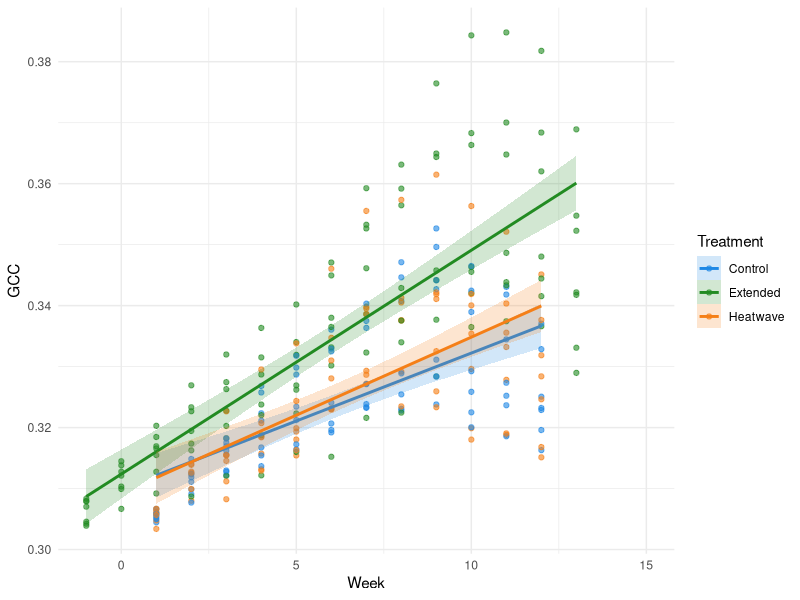
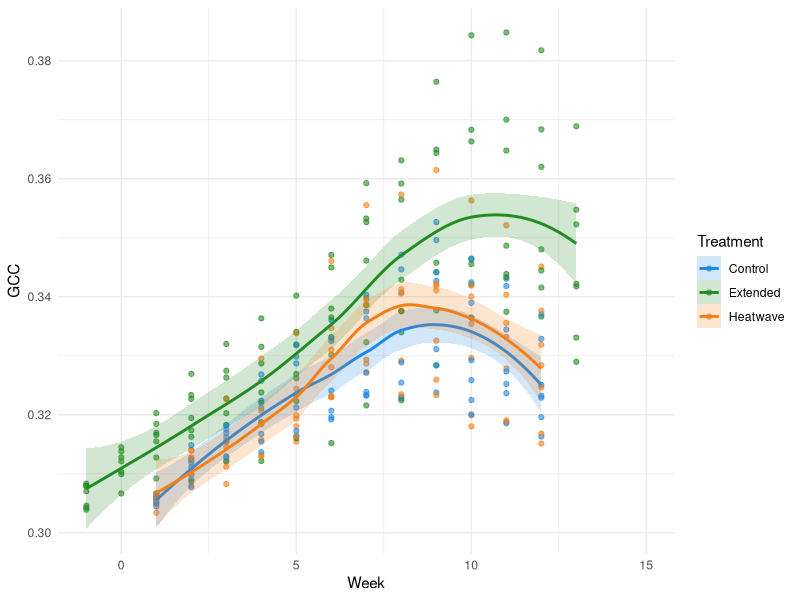
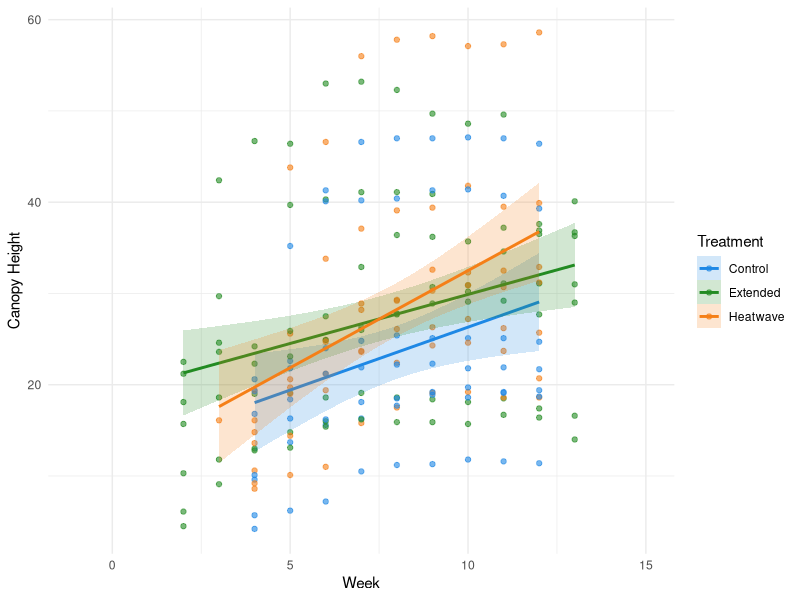
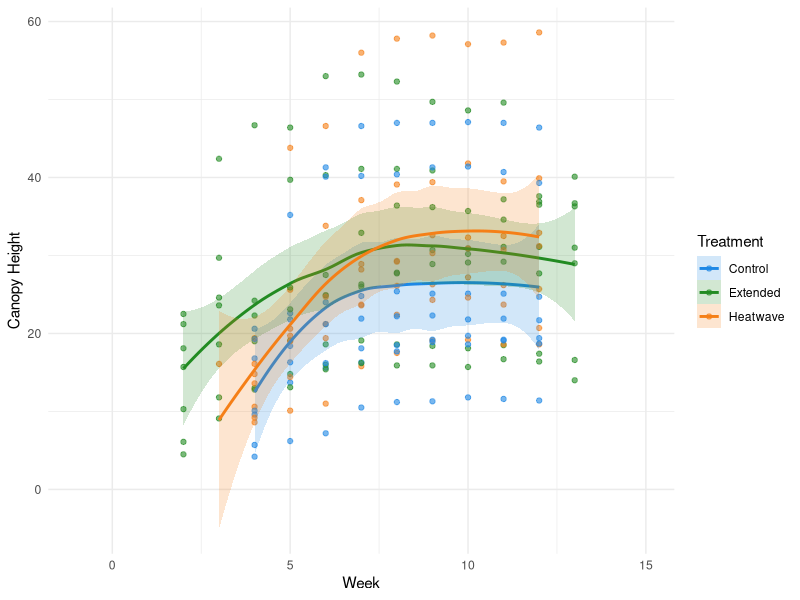
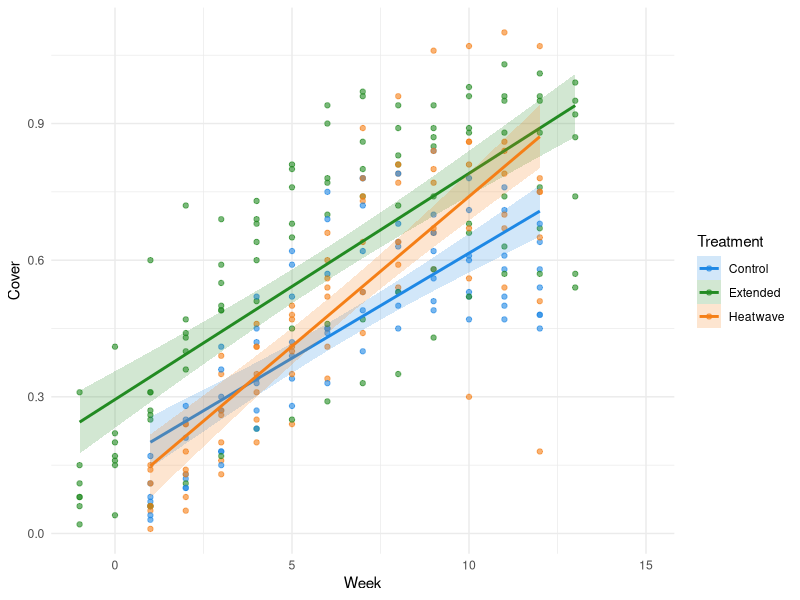
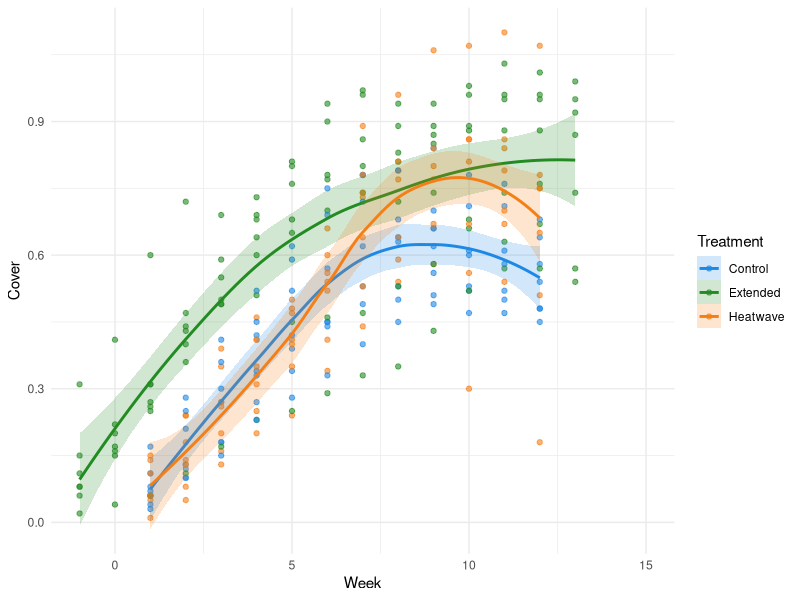
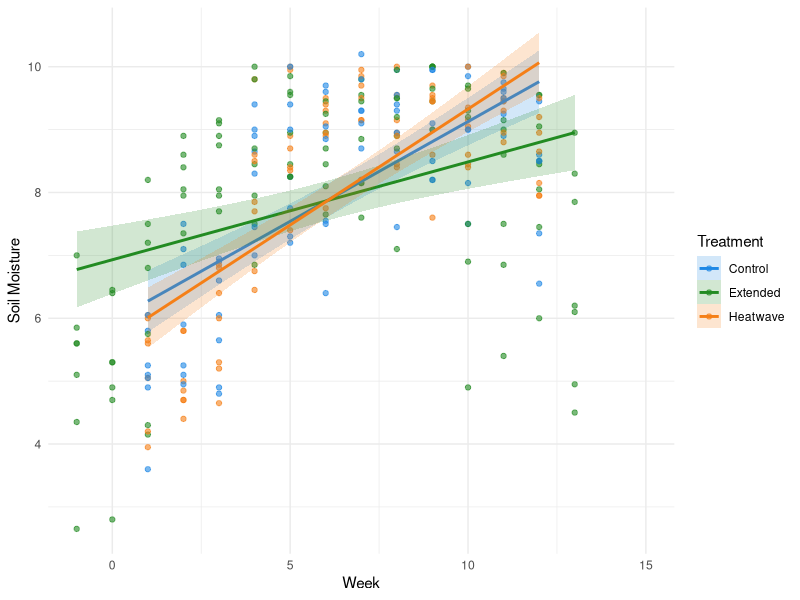
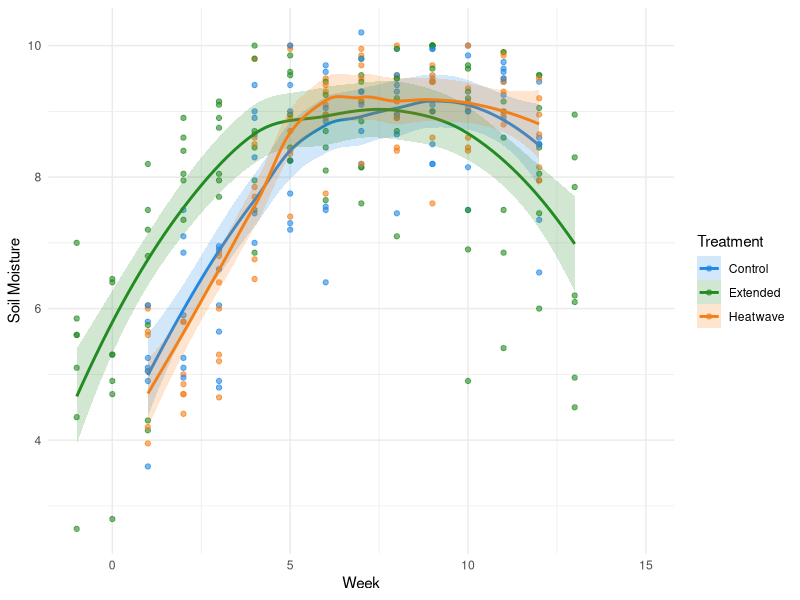

Here is the R script that generated these plots, in order:

############## UPDATED FIGURES ###############
#### Written by Samantha Solis de Ovando #####

# set working directory 
setwd("~/Documents/UndergradThesis/data")

####### shift extended grp by -2 weeks #######
library(dplyr)
original_data <- read.csv("MasterDataSheet_UGthesis_Feb232026.csv")
shifted_data <- original_data %>%
  mutate(measurement.week = ifelse(Treatment == "Extended",
                                   measurement.week - 2,
                                   measurement.week))
#print CSV
#write.csv(shifted_data, "shifted_dataset.csv", row.names = FALSE)

###########################################################################
################################# FIGURES #################################
###########################################################################

### IMPORTANT: USE THIS DATA WHEN PLOTTING BY TIME
plotting_with_time <- read.csv("shifted_dataset.csv")
plotting_with_time$canopyheight <- as.numeric(as.character(plotting_with_time$canopyheight))


############## PLANT PRODUCTIVITY ##############

####### GREENNESS #######

## Scatter plot with linear best fit and SE ribbon ##

### figure file name = GCC_Scatter_Linear_Ribbon

library(ggplot2)

ggplot(plotting_with_time, aes(x = measurement.week, y = meanGCC, color = Treatment)) +
  geom_point(alpha = 0.6, na.rm = TRUE) +
  geom_smooth(aes(fill = Treatment),
              method = "lm",
              se = TRUE,
              alpha = 0.2,
              na.rm = TRUE) +
  scale_color_manual(values = c(
    "Control" = "#1E88E5",
    "Extended" = "#228B22",
    "Heatwave" = "#F57F17"
  )) +
  scale_fill_manual(values = c(
    "Control" = "#1E88E5",
    "Extended" = "#228B22",
    "Heatwave" = "#F57F17"
  )) +
  labs(
    x = "Week",
    y = "GCC"
  ) +
  theme_minimal()

#############################################
## Scatter plot with local regression line ##
#file name of figure: GCC_Scatter_LocalRegression

library(ggplot2)

ggplot(plotting_with_time, aes(x = measurement.week, y = meanGCC, color = Treatment)) +
  geom_point(alpha = 0.6, na.rm = TRUE) +
  geom_smooth(aes(fill = Treatment),
              method = "loess",
              se = TRUE,
              alpha = 0.2,
              na.rm = TRUE) +
  scale_color_manual(values = c(
    "Control" = "#1E88E5",
    "Extended" = "#228B22",
    "Heatwave" = "#F57F17"
  )) +
  scale_fill_manual(values = c(
    "Control" = "#1E88E5",
    "Extended" = "#228B22",
    "Heatwave" = "#F57F17"
  )) +
  labs(
    x = "Week",
    y = "GCC"
  ) +
  theme_minimal()

###################### CANOPY HEIGHT ######################

### trouble shooting - plots not coming out right:
#class(plotting_with_time$canopyheight)
#str(plotting_with_time$canopyheight)
#plotting_with_time$canopyheight <- as.numeric(as.character(plotting_with_time$canopyheight))

### scatter with linear regression line ###
#file name: CanopyHeight_Scatter_LinearRegression
library(ggplot2)

ggplot(plotting_with_time, aes(x = measurement.week, y = canopyheight, color = Treatment)) +
  geom_point(alpha = 0.6, na.rm = TRUE) +
  geom_smooth(aes(fill = Treatment),
              method = "lm",
              se = TRUE,
              alpha = 0.2,
              na.rm = TRUE) +
  scale_color_manual(values = c(
    "Control" = "#1E88E5",
    "Extended" = "#228B22",
    "Heatwave" = "#F57F17"
  )) +
  scale_fill_manual(values = c(
    "Control" = "#1E88E5",
    "Extended" = "#228B22",
    "Heatwave" = "#F57F17"
  )) +
  labs(
    x = "Week",
    y = "Canopy Height"
  ) +
  theme_minimal()

### Canopy height scatter with local regression line ###
#file name: CanopyHeight_Scatter_LocalRegression

library(ggplot2)

ggplot(plotting_with_time, aes(x = measurement.week, y = canopyheight, color = Treatment)) +
  geom_point(alpha = 0.6, na.rm = TRUE) +
  geom_smooth(aes(fill = Treatment),
              method = "loess",
              se = TRUE,
              alpha = 0.2,
              na.rm = TRUE) +
  scale_color_manual(values = c(
    "Control" = "#1E88E5",
    "Extended" = "#228B22",
    "Heatwave" = "#F57F17"
  )) +
  scale_fill_manual(values = c(
    "Control" = "#1E88E5",
    "Extended" = "#228B22",
    "Heatwave" = "#F57F17"
  )) +
  labs(
    x = "Week",
    y = "Canopy Height"
  ) +
  theme_minimal()

###################### COVER ######################
### cover scatter with linear regression
# file name for figure: Cover_Scatter_LinearRegression

library(ggplot2)

ggplot(plotting_with_time, aes(x = measurement.week, y = CanopyExtent, color = Treatment)) +
  geom_point(alpha = 0.6, na.rm = TRUE) +
  geom_smooth(aes(fill = Treatment),
              method = "lm",
              se = TRUE,
              alpha = 0.2,
              na.rm = TRUE) +
  scale_color_manual(values = c(
    "Control" = "#1E88E5",
    "Extended" = "#228B22",
    "Heatwave" = "#F57F17"
  )) +
  scale_fill_manual(values = c(
    "Control" = "#1E88E5",
    "Extended" = "#228B22",
    "Heatwave" = "#F57F17"
  )) +
  labs(
    x = "Week",
    y = "Cover"
  ) +
  theme_minimal()

### cover scatter with local regression ###
# file name: Cover_Scatter_LocalRegression

library(ggplot2)

ggplot(plotting_with_time, aes(x = measurement.week, y = CanopyExtent, color = Treatment)) +
  geom_point(alpha = 0.6, na.rm = TRUE) +
  geom_smooth(aes(fill = Treatment),
              method = "loess",
              se = TRUE,
              alpha = 0.2,
              na.rm = TRUE) +
  scale_color_manual(values = c(
    "Control" = "#1E88E5",
    "Extended" = "#228B22",
    "Heatwave" = "#F57F17"
  )) +
  scale_fill_manual(values = c(
    "Control" = "#1E88E5",
    "Extended" = "#228B22",
    "Heatwave" = "#F57F17"
  )) +
  labs(
    x = "Week",
    y = "Cover"
  ) +
  theme_minimal()


#### multi-panel figure ####

############## ABIOTIC SOIL PROPERTIES  ##############

####### SOIL MOISTURE #######
### scatter with linear regression line ###
#file name: SoilMoisture_Scatter_LinearRegression

library(ggplot2)

ggplot(plotting_with_time, aes(x = measurement.week, y = MeanSoilMoisture, color = Treatment)) +
  geom_point(alpha = 0.6, na.rm = TRUE) +
  geom_smooth(aes(fill = Treatment),
              method = "lm",
              se = TRUE,
              alpha = 0.2,
              na.rm = TRUE) +
  scale_color_manual(values = c(
    "Control" = "#1E88E5",
    "Extended" = "#228B22",
    "Heatwave" = "#F57F17"
  )) +
  scale_fill_manual(values = c(
    "Control" = "#1E88E5",
    "Extended" = "#228B22",
    "Heatwave" = "#F57F17"
  )) +
  labs(
    x = "Week",
    y = "Soil Moisture"
  ) +
  theme_minimal()

### scatter with local regression line ###
#file name: SoilMoisture_Scatter_LocalRegression

library(ggplot2)

ggplot(plotting_with_time, aes(x = measurement.week, y = MeanSoilMoisture, color = Treatment)) +
  geom_point(alpha = 0.6, na.rm = TRUE) +
  geom_smooth(aes(fill = Treatment),
              method = "loess",
              se = TRUE,
              alpha = 0.2,
              na.rm = TRUE) +
  scale_color_manual(values = c(
    "Control" = "#1E88E5",
    "Extended" = "#228B22",
    "Heatwave" = "#F57F17"
  )) +
  scale_fill_manual(values = c(
    "Control" = "#1E88E5",
    "Extended" = "#228B22",
    "Heatwave" = "#F57F17"
  )) +
  labs(
    x = "Week",
    y = "Soil Moisture"
  ) +
  theme_minimal()

#################### SOIL PH ####################

### scatter with linear regression line ###
#file name: SoilpH_Scatter_LinearRegression

library(ggplot2)

ggplot(plotting_with_time, aes(x = measurement.week, y = MEANpH, color = Treatment)) +
  geom_point(alpha = 0.6, na.rm = TRUE) +
  geom_smooth(aes(fill = Treatment),
              method = "lm",
              se = TRUE,
              alpha = 0.2,
              na.rm = TRUE) +
  scale_color_manual(values = c(
    "Control" = "#1E88E5",
    "Extended" = "#228B22",
    "Heatwave" = "#F57F17"
  )) +
  scale_fill_manual(values = c(
    "Control" = "#1E88E5",
    "Extended" = "#228B22",
    "Heatwave" = "#F57F17"
  )) +
  labs(
    x = "Week",
    y = "Soil pH"
  ) +
  theme_minimal()

### scatter with local regression line ###
#file name: SoilpH_Scatter_LocalRegression

library(ggplot2)

ggplot(plotting_with_time, aes(x = measurement.week, y = MEANpH, color = Treatment)) +
  geom_point(alpha = 0.6, na.rm = TRUE) +
  geom_smooth(aes(fill = Treatment),
              method = "loess",
              se = TRUE,
              alpha = 0.2,
              na.rm = TRUE) +
  scale_color_manual(values = c(
    "Control" = "#1E88E5",
    "Extended" = "#228B22",
    "Heatwave" = "#F57F17"
  )) +
  scale_fill_manual(values = c(
    "Control" = "#1E88E5",
    "Extended" = "#228B22",
    "Heatwave" = "#F57F17"
  )) +
  labs(
    x = "Week",
    y = "Soil pH"
  ) +
  theme_minimal()

################### PLANT PHYSIOLOGICAL RESPONSE #######################

#### EVAPOTRANSPIRATION ###
# Pot water loss / week. ET proxy. 

### scatter with linear regression line ###
#file name: Evapotranspiration_Scatter_LinearRegression

library(ggplot2)

ggplot(plotting_with_time, aes(x = measurement.week, y = EvapotranspirationRate, color = Treatment)) +
  geom_point(alpha = 0.6, na.rm = TRUE) +
  geom_smooth(aes(fill = Treatment),
              method = "lm",
              se = TRUE,
              alpha = 0.2,
              na.rm = TRUE) +
  scale_color_manual(values = c(
    "Control" = "#1E88E5",
    "Extended" = "#228B22",
    "Heatwave" = "#F57F17"
  )) +
  scale_fill_manual(values = c(
    "Control" = "#1E88E5",
    "Extended" = "#228B22",
    "Heatwave" = "#F57F17"
  )) +
  labs(
    x = "Week",
    y = "Evapotranspiration (Kg lost/week)"
  ) +
  theme_minimal()

### scatter with local regression line ###
#file name: Evapotranspiration_Scatter_LocalRegression

library(ggplot2)

ggplot(plotting_with_time, aes(x = measurement.week, y = MeanSoilMoisture, color = Treatment)) +
  geom_point(alpha = 0.6, na.rm = TRUE) +
  geom_smooth(aes(fill = Treatment),
              method = "loess",
              se = TRUE,
              alpha = 0.2,
              na.rm = TRUE) +
  scale_color_manual(values = c(
    "Control" = "#1E88E5",
    "Extended" = "#228B22",
    "Heatwave" = "#F57F17"
  )) +
  scale_fill_manual(values = c(
    "Control" = "#1E88E5",
    "Extended" = "#228B22",
    "Heatwave" = "#F57F17"
  )) +
  labs(
    x = "Week",
    y = "Soil Moisture"
  ) +
  theme_minimal()


####### BOX PLOTS - add significance lines BETWEEN BOXES! ######
